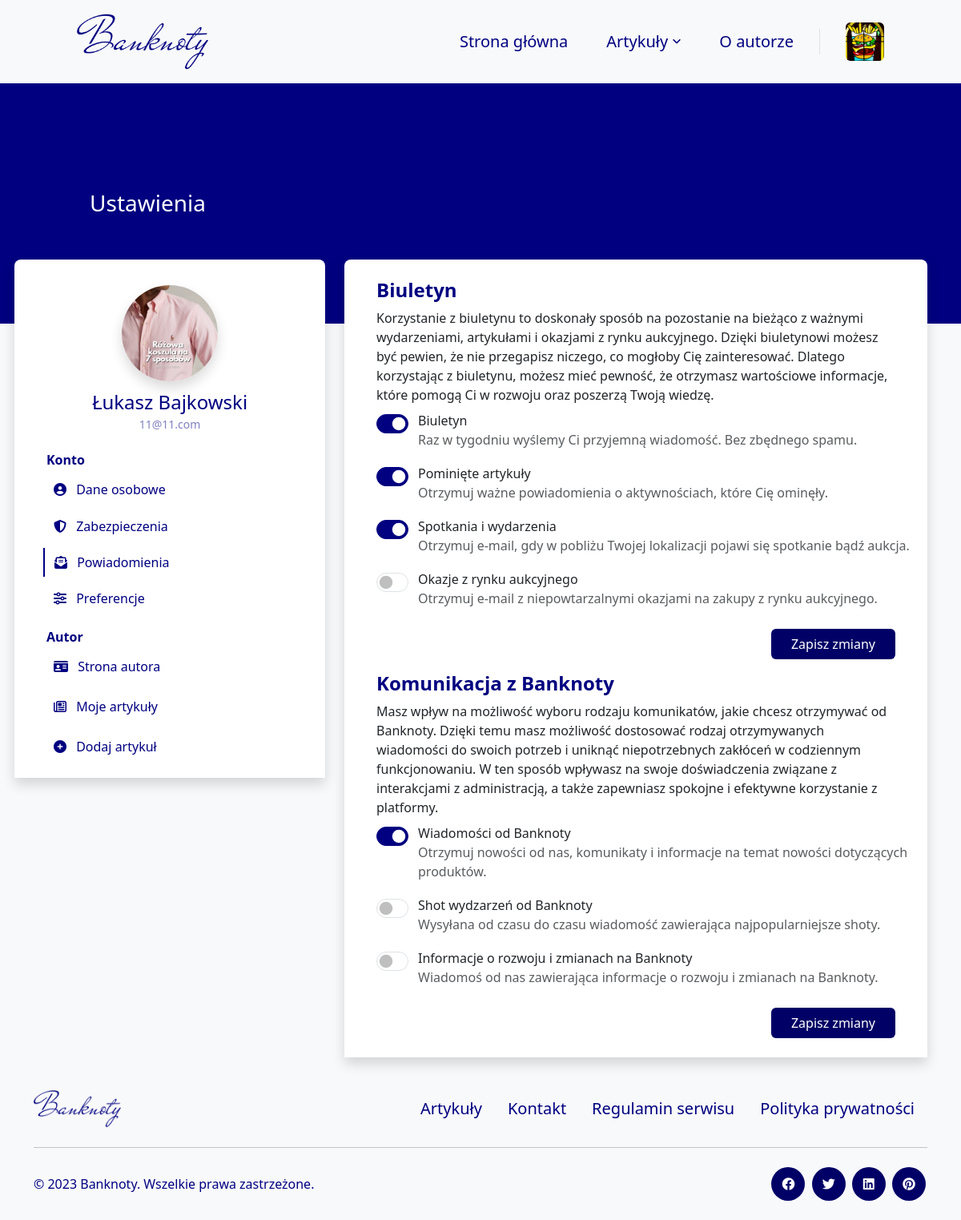
Before: /members/myprofile/notifications/ (signed in) with the older database file.
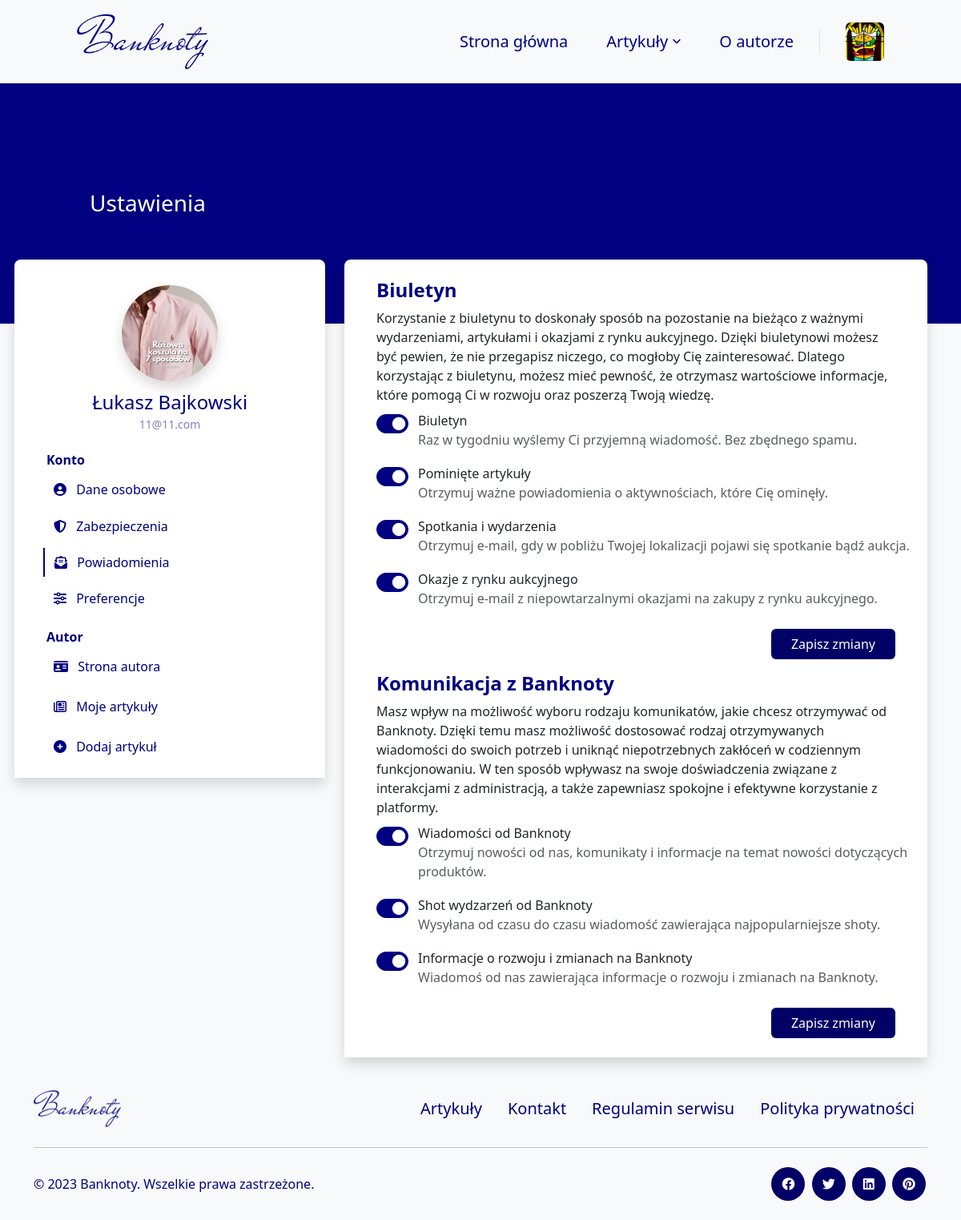
After: the same page with the newer database file.
### blog/models.py (models this page shows, shortened)
class User(models.Model):
    GENDER_CHOICES = (
        ('M', 'Mężczyzna'),
        ('K', 'Kobieta'),
        ('I', 'Inna'),
    )
    user = models.OneToOneField(
        User,
        on_delete=models.CASCADE,
        verbose_name="Użytkownik")
    bio = models.TextField(
        null=False,
        blank=True,
        validators=[validate_bio],
        verbose_name="Bio",
        help_text="Krótka informacja o użytkowniku, maksymalnie 512 znaków.")
    profile_pic = models.ImageField(
        null=False,
        blank=False,
        default="images/profile/1.png",
        upload_to="images/user/",
        verbose_name="Zdjęcie profilowe")
    phone_number = PhoneNumberField(
        region='PL',
        null=True,
        blank=True,
        unique=True,
        verbose_name="Numer telefonu")
    gender = models.CharField(
        choices=GENDER_CHOICES,
        null=False,
        blank=False,
        default='Mężczyzna',
        verbose_name="Płeć",
        max_length=6)
    newsletter = models.BooleanField(
        default=False,
        verbose_name="Biuletyn")
    miss_news = models.BooleanField(
        default=False,
        verbose_name="Pominięte artykuły")
    meetups_news = models.BooleanField(
        default=True,
        verbose_name="Spotkania i wydarzenia")
    opportunities_news = models.BooleanField(
        default=False,
        verbose_name="Okazje z rynku aukcyjnego")
    company_news = models.BooleanField(
        default=True,
        verbose_name="Wiadomości od Banknoty")
    replay_news = models.BooleanField(
        default=False,
        verbose_name="Shot wydzarzeń na Banknoty")
    development_news = models.BooleanField(
        default=False,
        verbose_name="Informacje o rozwoju i zmianach na Banknoty")
    opened_posts = models.ManyToManyField(
        Blog,
        blank=True,
        related_name='opened_by_users',
        verbose_name="Otwarte posty"
    )
    can_be_author = models.BooleanField(
        default=False,
        verbose_name="Czy może być autorem",
        help_text='Czy wniosek na autora został rozpatrzony pozytywnie.')
    def __init__(self, *args, temp=65, **kwargs):
        self.temp = temp
        return super().__init__(*args, **kwargs)
    def is_profile_pic(self):
        if self.profile_pic == "images/profile/1.png":
            return False
        else:
            return True
    is_profile_pic.boolean = True
    is_profile_pic.short_description = 'Zdjęcie profilowe'
    def is_bio(self):
        if self.bio:
            return True
        else:
            return False
    is_bio.boolean = True
    is_bio.short_description = 'Bio'
    def is_phone_number(self):
        if self.phone_number:
            return True
        else:
            return False
    is_phone_number.boolean = True
    is_phone_number.short_description = 'Phone number'
    def is_newsletter(self):
        if self.newsletter:
            return True
        else:
            return False
    is_newsletter.boolean = True
    is_newsletter.short_description = 'Newsletter'

### members/views.py (the view)
# urls.py: path('myprofile/notifications/', views.user_notification_view, name='notifications'),
def user_notification_view(request):
    category = Category.objects.all()
    blog = Blog.objects.filter(publiction_status=True).order_by('-date_posted')[1:]
    settings = User_Custom.objects.get(user=request.user)
    if request.method == 'POST':
        form = NotificationSettingsForm(request.POST, instance=settings)
        communication_form = CommunicationSettingForm(request.POST, instance=settings)
        if form.is_valid() and communication_form.is_valid():
            form.save()
            communication_form.save()
            return redirect('notifications')
    else:
        form = NotificationSettingsForm(instance=settings)
        communication_form = CommunicationSettingForm(instance=settings)
    context = {
        'category': category,
        'blog': blog,
        'form': form,
        'communication_form': communication_form,
    }
    return render(
        request,
        'my_account/notification.html',
        context
    )

### members/forms.py
class CommunicationSettingForm(forms.ModelForm):
    company_news = forms.BooleanField(
        label='Wiadomości od Banknoty',
        required=False,
        initial=False,
        widget=forms.CheckboxInput(attrs={'class': 'form-check-input'}),
        help_text="Otrzymuj nowości od nas, komunikaty i informacje na temat nowości dotyczących produktów."
    )
    replay_news = forms.BooleanField(
        label='Shot wydzarzeń od Banknoty',
        required=False,
        initial=False,
        widget=forms.CheckboxInput(attrs={'class': 'form-check-input'}),
        help_text="Wysyłana od czasu do czasu wiadomość zawierająca najpopularniejsze shoty."
    )
    development_news = forms.BooleanField(
        label='Informacje o rozwoju i zmianach na Banknoty',
        required=False,
        initial=False,
        widget=forms.CheckboxInput(attrs={'class': 'form-check-input'}),
        help_text="Wiadomoś od nas zawierająca informacje o rozwoju i zmianach na Banknoty."
    )
    class Meta:
        model = User
        fields = ['company_news', 'replay_news', 'development_news']

### templates/my_account/notification.html (shortened to what the changed rows need)
{% extends 'base.html' %}
{% load static %}
{% block content %}
    <div class="bg-body-tertiary">
        <div class="px-3 div_over_div" id="top_edit_profile_page">
            <div class="container" style="transform: translate(0, -80px)">
                <div class="row gx-5 p-0 ">
                    <div class="col-0 col-lg-8 px-sm-5 px-lg-4 pt-5 pt-lg-0">
                        <div class="p-3 bg-white rounded-top-3 shadow">
                            <div>
                                <form class="ps-0" method="post">
                                    <div class="form-check form-switch ms-4 pt-2">
                                        {{ form.newsletter }}
                                        <label class="form-check-label">
                                            {{ form.newsletter.label}}
                                        </label>
                                        <p class="form-check-label message fw-light text-muted mb-0 pb-0" style="margin-left: 12px">
                                            {{ form.newsletter.help_text}}
                                        </p>
                                    </div>
                                    <div class="form-check form-switch ms-4 pt-3">
                                        {{ form.miss_news }}
                                        <label class="form-check-label">
                                            {{ form.miss_news.label}}
                                        </label>
                                        <p class="form-check-label message fw-light text-muted mb-0 pb-0" style="margin-left: 12px">
                                            {{ form.miss_news.help_text}}
                                        </p>
                                    </div>
                                    <div class="form-check form-switch ms-4 pt-3">
                                        {{ form.meetups_news }}
                                        <label class="form-check-label">
                                            {{ form.meetups_news.label}}
                                        </label>
                                        <p class="form-check-label message fw-light text-muted mb-0 pb-0" style="margin-left: 12px">
                                            {{ form.meetups_news.help_text}}
                                        </p>
                                    </div>
                                    <div class="form-check form-switch ms-4 pt-3">
                                        {{ form.opportunities_news }}
                                        <label class="form-check-label">
                                            {{ form.opportunities_news.label}}
                                        </label>
                                        <p class="form-check-label message fw-light text-muted mb-0 pb-0" style="margin-left: 12px">
                                            {{ form.opportunities_news.help_text}}
                                        </p>
                                    </div>
                                    <div class="form-check form-switch ms-4 pt-2">
                                        {{ communication_form.company_news }}
                                        <label class="form-check-label">
                                            {{ communication_form.company_news.label}}
                                        </label>
                                        <p class="form-check-label message fw-light text-muted mb-0 pb-0" style="margin-left: 12px">
                                            {{ communication_form.company_news.help_text}}
                                        </p>
                                    </div>
                                    <div class="form-check form-switch ms-4 pt-3">
                                        {{ communication_form.replay_news }}
                                        <label class="form-check-label">
                                            {{ communication_form.replay_news.label}}
                                        </label>
                                        <p class="form-check-label message fw-light text-muted mb-0 pb-0" style="margin-left: 12px">
                                            {{ communication_form.replay_news.help_text}}
                                        </p>
                                    </div>
                                    <div class="form-check form-switch ms-4 pt-3">
                                        {{ communication_form.development_news }}
                                        <label class="form-check-label">
                                            {{ communication_form.development_news.label}}
                                        </label>
                                        <p class="form-check-label message fw-light text-muted mb-0 pb-0" style="margin-left: 12px">
                                            {{ communication_form.development_news.help_text}}
                                        </p>
                                    </div>
                                </form>
                            </div>
                        </div>
                    </div>
                </div>
            </div>
        </div>
    </div>
{% endblock %}

Changed rows visible on the page:
changed User: opportunities_news "☐" → "☑"; replay_news "☐" → "☑"; development_news "☐" → "☑"
